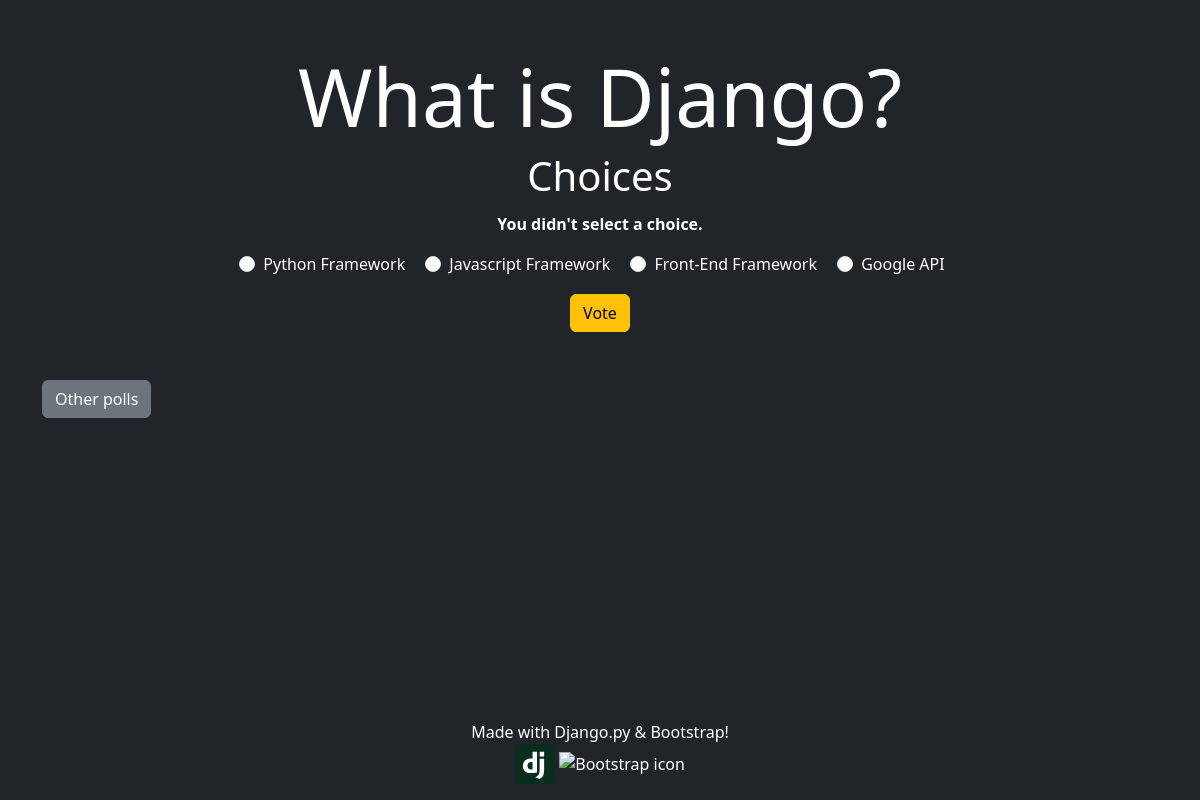
The page /polls/1/vote/ on the database its author committed.
### polls/models.py (models this page shows, shortened)
class Question(models.Model):
    question_text = models.CharField(max_length=200)
    pub_date = models.DateTimeField('date published')

class Choice(models.Model):
    question = models.ForeignKey(Question, on_delete=models.CASCADE)
    choice_text = models.CharField(max_length=200)
    votes = models.IntegerField(default=0)

### polls/views.py (the view)
# urls.py: path('<int:question_id>/vote/', views.vote, name='vote'),
def vote(request, question_id):
    question = get_object_or_404(Question, pk=question_id)
    try:
        selected_choice = question.choice_set.get(pk=request.POST['choice'])
    except (KeyError, Choice.DoesNotExist):
        return render(request, 'polls/detail.html', {
            'question': question,
            'error_message': "You didn't select a choice.",
        })
    else:
        selected_choice.votes += 1
        selected_choice.save()
        return HttpResponseRedirect(reverse('polls:results', args=(question.id,)))

### polls/templates/polls/detail.html (shortened to what this page needs)
<!doctype html>
<html lang="en">
  <head>
    <link href="https://cdn.jsdelivr.net/npm/bootstrap@5.3.0-alpha1/dist/css/bootstrap.min.css" rel="stylesheet">
    {% load static %}
    <link rel="stylesheet" href="{% static 'polls/styles/style.css' %}">
  </head>
  <body class="bg-dark">
    <div class="container text-white">
        <main>
            <div class="row justify-content-center align-items-center g-2">
                <div class="col-12">
                    <form class="text-center mb-5" action="{% url 'polls:vote' question.id %}" method="post">
                        <fieldset class="mb-3">
                            <legend>
                                <h1 class="display-1 text-center mt-5">{{ question.question_text }}</h1>
                                <h1 class="text-center mb-1">Choices</h1>
                            </legend>
                            {% if error_message %}<p><strong>{{ error_message }}</strong></p>{% endif %}
                            {% for choice in question.choice_set.all %}
                                <div class="form-check form-check-inline">
                                    <input class="form-check-input" type="radio" name="choice" id="choice{{ forloop.counter }}" value="{{ choice.id }}">
                                    <label class="form-check-label" for="choice{{ forloop.counter }}">{{ choice.choice_text }}</label><br>
                                </div>
                            {% endfor %}
                        </fieldset>
                        <input class="btn btn-warning" type="submit" value="Vote">
                        </form>
                        <a class="btn btn-secondary" href="{% url 'polls:index' %}">Other polls</a>
                </div>
            </div>
        </main>
        <footer class="fixed-bottom">
            <div class="row justify-content-center align-items-center g-2">
                <div class="col-12 text-center">
                    <p class="m-0">Made with Django.py & Bootstrap!</p>
                    <div class="mb-3">
                        <img src="{% static 'polls/images/django-icon-svgrepo-com.svg' %}" alt="Django icon">
                        <img src="{% static 'polls/images/Bootstrap_logo.svg' %}" alt="Bootstrap icon">
                    </div>
                </div>
            </div>
        </footer>
    </div>
  </body>
</html>

### polls/static/polls/styles/style.css (style rules this page uses)
footer img { width: 40px; height: auto; }

### rows shown on the page
Question: question_text "What is Django?"
Choice: choice_text "Python Framework"
Choice: choice_text "Javascript Framework"
Choice: choice_text "Front-End Framework"
Choice: choice_text "Google API"

### other values the page prints
{{ error_message }} "You didn't select a choice."
